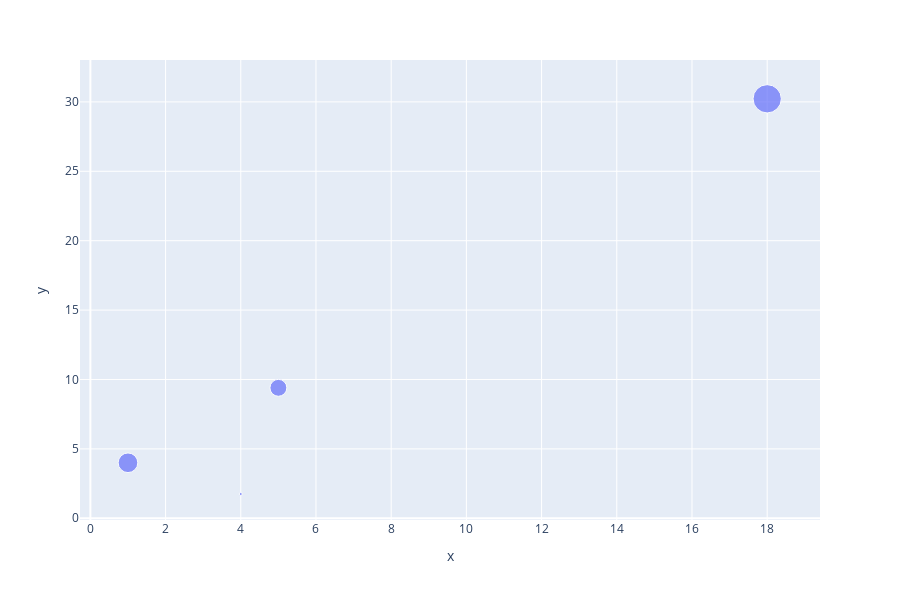

Notebook source saved alongside this figure:
### Code cell
fig = px.scatter(x=yearArray['Repositories'], y=yearArray['Contributors'], size = yearArray['Average Size'], color=yearArray['Average Size'])
fig.show()

### Figure 1 — Plotly figure (JSON) as saved in the notebook; plotly's stock layout.template omitted (floating-point values rounded to 4 significant figures)
{"data": [{"hoverlabel": {"namelength": 0}, "hovertemplate": "x=%{x}<br>y=%{y}<br>size=%{marker.size}", "legendgroup": "", "marker": {"color": "#636efa", "size": [4117.0, 46.5, 1475.0, 1984], "sizemode": "area", "sizeref": 10.29, "symbol": "circle"}, "mode": "markers", "name": "", "showlegend": false, "type": "scatter", "x": [18, 4, 5, 1], "xaxis": "x", "y": [30.22, 1.75, 9.4, 4], "yaxis": "y"}], "layout": {"height": 600, "legend": {"itemsizing": "constant", "tracegroupgap": 0}, "margin": {"t": 60}, "xaxis": {"anchor": "y", "domain": [0, 1], "title": {"text": "x"}}, "yaxis": {"anchor": "x", "domain": [0, 1], "title": {"text": "y"}}}}
